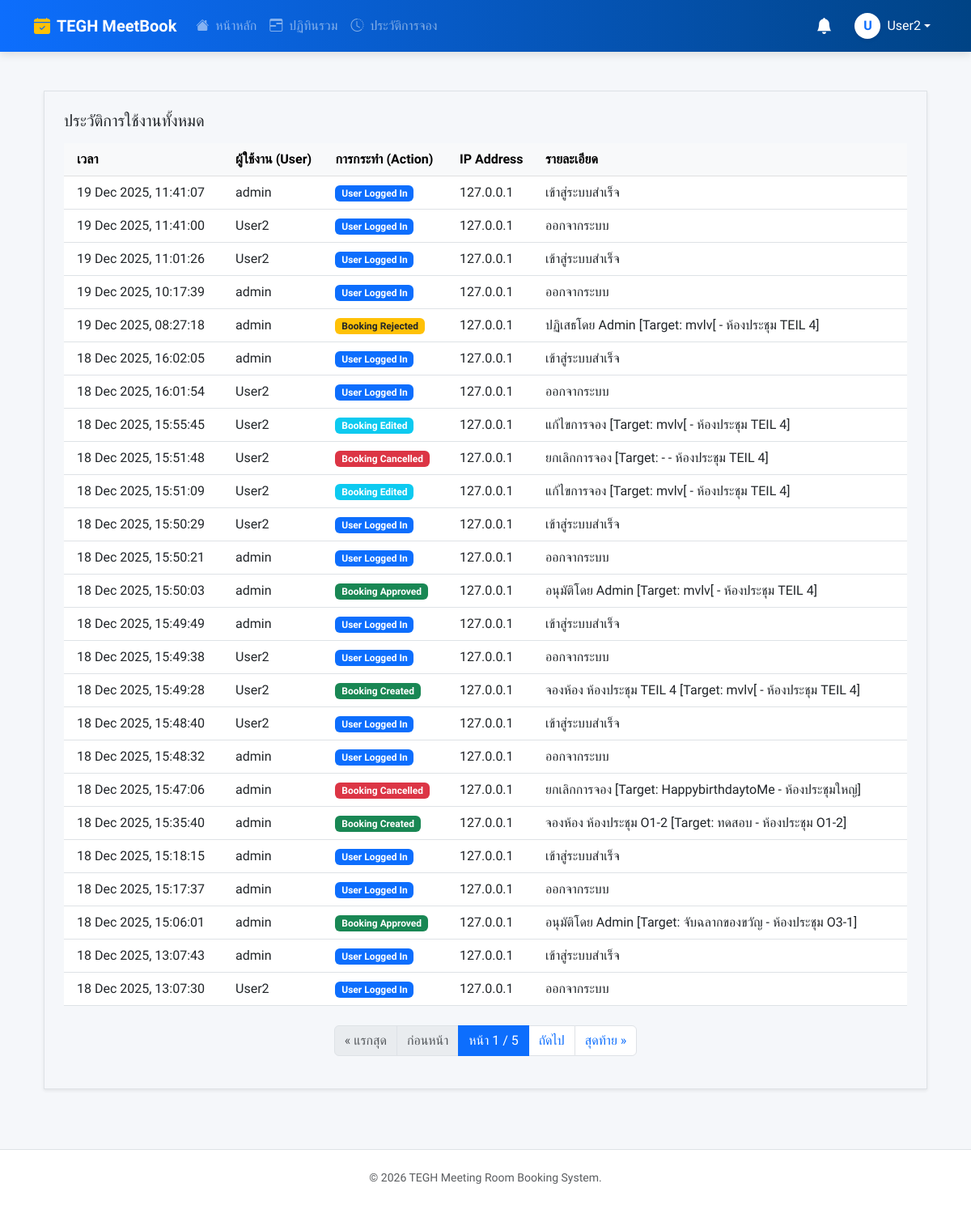
The page /audit-log/ (signed in) on the database as committed earlier.
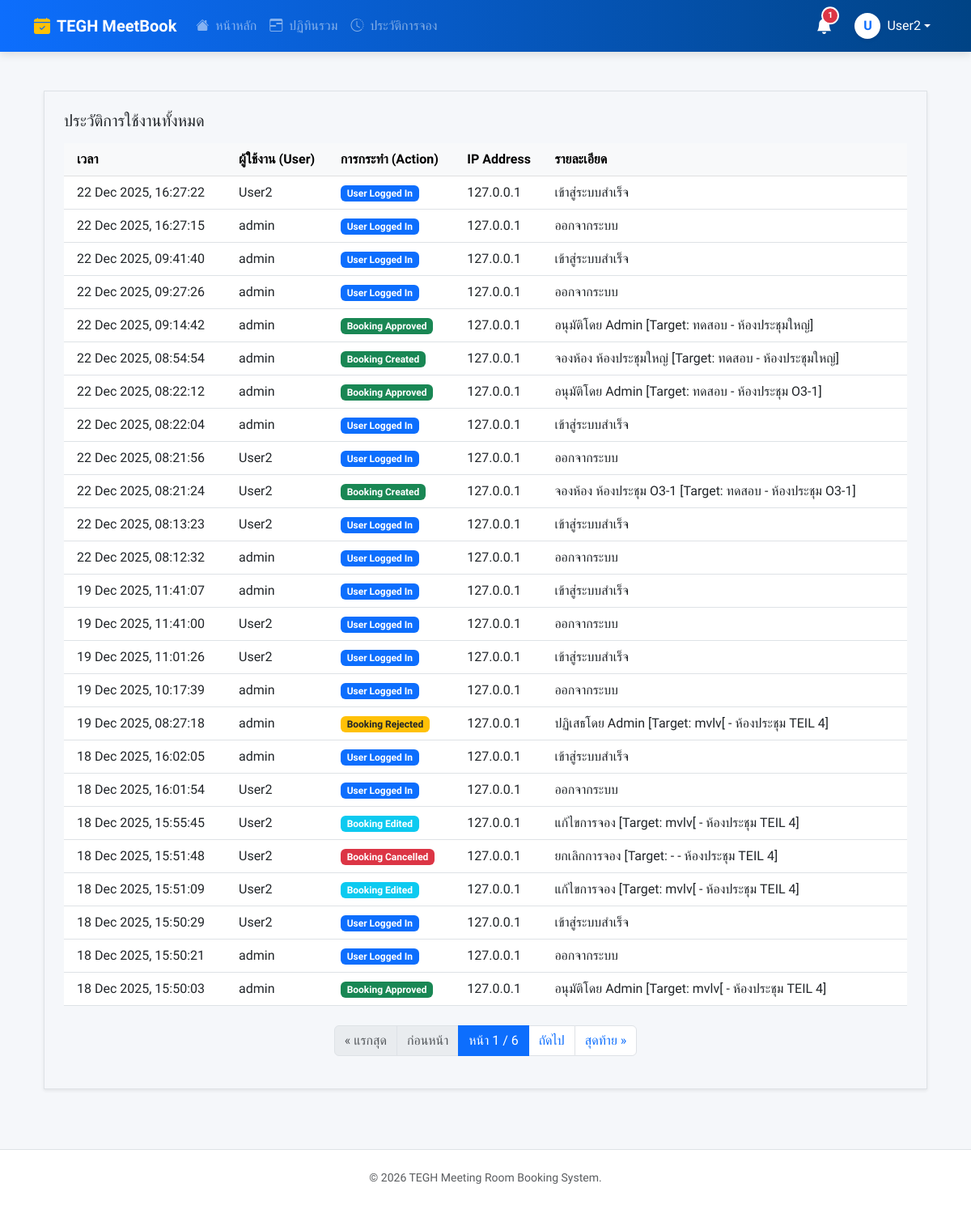
The same page on the database as committed later.
### booking/models.py (models this page shows, shortened)
class AuditLog(models.Model):
    ACTION_CHOICES = [
        ('LOGIN', 'User Logged In'),
        ('BOOKING_CREATED', 'Booking Created'),
        ('BOOKING_EDITED', 'Booking Edited'),
        ('BOOKING_CANCELLED', 'Booking Cancelled'),
        ('BOOKING_APPROVED', 'Booking Approved'),
        ('BOOKING_REJECTED', 'Booking Rejected'),
        ('OUTLOOK_SYNC', 'Outlook Synced'),
    ]
    user = models.ForeignKey(User, on_delete=models.SET_NULL, null=True, blank=True)
    action = models.CharField(max_length=20, choices=ACTION_CHOICES)
    timestamp = models.DateTimeField(auto_now_add=True)
    details = models.TextField(blank=True, null=True)
    ip_address = models.GenericIPAddressField(null=True, blank=True)
    class Meta:
        ordering = ['-timestamp']

### booking/views.py (the view)
# urls.py: path('audit-log/', views.audit_log_view, name='audit_log'),
@login_required
def audit_log_view(request):
    logs = AuditLog.objects.all().order_by('-timestamp')
    paginator = Paginator(logs, 25)
    page_obj = paginator.get_page(request.GET.get('page'))
    return render(request, 'pages/audit_log.html', {**get_base_context(request), 'page_obj': page_obj})

### booking/views.py (called while the page is built)
def is_admin(user):
    return user.is_authenticated and (user.is_superuser or user.is_staff or user.groups.filter(name='Admin').exists())

def is_approver_or_admin(user):
    return user.is_authenticated and (user.is_superuser or user.is_staff or user.groups.filter(name__in=['Approver', 'Admin']).exists())

### templates/pages/audit_log.html (shortened to what this page needs)
{% extends 'base.html' %}
{% load static %}
{% block content %}
<div class="container-fluid py-4">
    <div class="content-card shadow-sm border p-3 p-md-4">
        <h5 class="mb-3">ประวัติการใช้งานทั้งหมด</h5>
        <div class="table-responsive">
            <table class="table table-hover mb-0 align-middle">
                <thead class="table-light">
                    <tr>
                        <th scope="col" class="ps-3">เวลา</th>
                        <th scope="col">ผู้ใช้งาน (User)</th>
                        <th scope="col">การกระทำ (Action)</th>
                        <th scope="col">IP Address</th>
                        <th scope="col">รายละเอียด</th>
                    </tr>
                </thead>
                <tbody>
                    {% for log in page_obj %}
                    <tr>
                        <td class="ps-3">{{ log.timestamp|date:"d M Y, H:i:s" }}</td>
                        <td>
                            {% if log.user %}
                                {{ log.user.username }}
                            {% else %}
                                <span class="text-muted small">(N/A)</span>
                            {% endif %}
                        </td>
                        <td>
                            <span class="badge
                                {% if log.action == 'LOGIN' %}bg-primary
                                {% elif log.action == 'BOOKING_CREATED' %}bg-success
                                {% elif log.action == 'BOOKING_EDITED' %}bg-info
                                {% elif log.action == 'BOOKING_APPROVED' %}bg-success
                                {% elif log.action == 'BOOKING_REJECTED' %}bg-warning text-dark
                                {% elif log.action == 'BOOKING_CANCELLED' %}bg-danger
                                {% else %}bg-secondary{% endif %}">
                                {{ log.get_action_display }}
                            </span>
                        </td>
                        <td>{{ log.ip_address|default:"-" }}</td>
                        <td>{{ log.details|default:"-" }}</td>
                    </tr>
                    {% endfor %}
                </tbody>
            </table>
        </div>
        {% if page_obj.has_other_pages %}
            <nav aria-label="Page navigation" class="mt-4">
                <ul class="pagination justify-content-center">
                    {% if page_obj.has_previous %}
                        <li class="page-item"><a class="page-link" href="?page=1">&laquo; แรกสุด</a></li>
                        <li class="page-item"><a class="page-link" href="?page={{ page_obj.previous_page_number }}">ก่อนหน้า</a></li>
                    {% else %}
                        <li class="page-item disabled"><span class="page-link">&laquo; แรกสุด</span></li>
                        <li class="page-item disabled"><span class="page-link">ก่อนหน้า</span></li>
                    {% endif %}
                    <li class="page-item active" aria-current="page">
                        <span class="page-link">หน้า {{ page_obj.number }} / {{ page_obj.paginator.num_pages }}</span>
                    </li>
                    {% if page_obj.has_next %}
                        <li class="page-item"><a class="page-link" href="?page={{ page_obj.next_page_number }}">ถัดไป</a></li>
                        <li class="page-item"><a class="page-link" href="?page={{ page_obj.paginator.num_pages }}">สุดท้าย &raquo;</a></li>
                    {% else %}
                        <li class="page-item disabled"><span class="page-link">ถัดไป</span></li>
                        <li class="page-item disabled"><span class="page-link">สุดท้าย &raquo;</span></li>
                    {% endif %}
                </ul>
            </nav>
        {% endif %}
    </div>
</div>
{% endblock %}

### templates/base.html (shortened to what this page needs)
<!DOCTYPE html>
<html lang="th">
<head>
    <link href="https://cdn.jsdelivr.net/npm/bootstrap@5.3.0/dist/css/bootstrap.min.css" rel="stylesheet">
    <link rel="stylesheet" href="https://cdn.jsdelivr.net/npm/bootstrap-icons@1.11.0/font/bootstrap-icons.css">
    <link href="https://cdn.jsdelivr.net/npm/select2@4.1.0-rc.0/dist/css/select2.min.css" rel="stylesheet" />
    <link rel="stylesheet" href="https://cdn.jsdelivr.net/npm/select2-bootstrap-5-theme@1.3.0/dist/select2-bootstrap-5-theme.min.css" />
</head>
<body class="d-flex flex-column min-vh-100">
    <nav class="navbar navbar-expand-lg navbar-dark navbar-premium sticky-top">
        <div class="container">
            <a class="navbar-brand fw-bold d-flex align-items-center" href="{% url 'dashboard' %}">
                <i class="bi bi-calendar-check-fill me-2 text-warning"></i>
                TEGH MeetBook
            </a>
            <div class="collapse navbar-collapse" id="navbarNav">
                <ul class="navbar-nav me-auto">
                    {% for item in menu_items %}
                    <li class="nav-item">
                        <a class="nav-link {% if item.active %}active text-white{% else %}text-white-50{% endif %}" href="{% url item.url_name %}">
                            <i class="bi {{ item.icon }} me-1"></i> {{ item.label }}
                        </a>
                    </li>
                    {% endfor %}
                </ul>
                <ul class="navbar-nav align-items-center gap-1">
                    <li class="nav-item dropdown">
                        <a class="nav-link position-relative text-white" href="#" id="notificationDropdown" role="button" data-bs-toggle="dropdown" aria-expanded="false">
                            <i class="bi bi-bell-fill fs-5"></i>
                            {% if pending_count > 0 %}
                            <span class="badge rounded-pill bg-danger badge-notify" id="notificationBadge">
                                {{ pending_count }}
                            </span>
                            {% endif %}
                        </a>
                    </li>
                    {% if user.is_authenticated %}
                    <li class="nav-item dropdown ms-2">
                        <a class="nav-link dropdown-toggle text-white d-flex align-items-center" href="#" data-bs-toggle="dropdown">
                            <div class="bg-white text-primary rounded-circle d-flex align-items-center justify-content-center fw-bold me-2 shadow-sm" style="width: 32px; height: 32px;">
                                {{ user.username|make_list|first|upper }}
                            </div>
                            <span class="d-none d-lg-inline">{{ user.username }}</span>
                        </a>
                    </li>
                    {% else %}
                    <li class="nav-item"><a class="nav-link text-white fw-bold" href="{% url 'login' %}">เข้าสู่ระบบ</a></li>
                    {% endif %}
                </ul>
            </div>
        </div>
    </nav>
    <main class="main-wrapper mt-4">
        <div class="container">
            {% block content %}{% endblock %}
        </div>
    </main>
    <footer class="bg-white border-top py-4 mt-auto">
        <div class="container text-center text-muted small">
            <p class="mb-1">&copy; 2026 TEGH Meeting Room Booking System.</p>
        </div>
    </footer>
</body>
</html>

Rows that differ between the two databases and show on the page:
no longer on this page (row unchanged): AuditLog: timestamp "18 Dec 2025, 15:49:49", user.username "admin", action "User Logged In", ip_address "127.0.0.1", details "เข้าสู่ระบบสำเร็จ"
no longer on this page (row unchanged): AuditLog: timestamp "18 Dec 2025, 15:49:38", user.username "User2", action "User Logged In", ip_address "127.0.0.1", details "ออกจากระบบ"
no longer on this page (row unchanged): AuditLog: timestamp "18 Dec 2025, 15:49:28", user.username "User2", action "Booking Created", ip_address "127.0.0.1", details "จองห้อง ห้องประชุม TEIL 4 [Target: mvlv[ - ห้องประชุม TEIL 4]"
no longer on this page (row unchanged): AuditLog: timestamp "18 Dec 2025, 15:48:40", user.username "User2", action "User Logged In", ip_address "127.0.0.1", details "เข้าสู่ระบบสำเร็จ"
no longer on this page (row unchanged): AuditLog: timestamp "18 Dec 2025, 15:48:32", user.username "admin", action "User Logged In", ip_address "127.0.0.1", details "ออกจากระบบ"
no longer on this page (row unchanged): AuditLog: timestamp "18 Dec 2025, 15:47:06", user.username "admin", action "Booking Cancelled", ip_address "127.0.0.1", details "ยกเลิกการจอง [Target: HappybirthdaytoMe - ห้องประชุมใหญ่]"
no longer on this page (row unchanged): AuditLog: timestamp "18 Dec 2025, 15:35:40", user.username "admin", action "Booking Created", ip_address "127.0.0.1", details "จองห้อง ห้องประชุม O1-2 [Target: ทดสอบ - ห้องประชุม O1-2]"
no longer on this page (row unchanged): AuditLog: timestamp "18 Dec 2025, 15:18:15", user.username "admin", action "User Logged In", ip_address "127.0.0.1", details "เข้าสู่ระบบสำเร็จ"
no longer on this page (row unchanged): AuditLog: timestamp "18 Dec 2025, 15:17:37", user.username "admin", action "User Logged In", ip_address "127.0.0.1", details "ออกจากระบบ"
no longer on this page (row unchanged): AuditLog: timestamp "18 Dec 2025, 15:06:01", user.username "admin", action "Booking Approved", ip_address "127.0.0.1", details "อนุมัติโดย Admin [Target: จับฉลากของขวัญ - ห้องประชุม O3-1]"
no longer on this page (row unchanged): AuditLog: timestamp "18 Dec 2025, 13:07:43", user.username "admin", action "User Logged In", ip_address "127.0.0.1", details "เข้าสู่ระบบสำเร็จ"
no longer on this page (row unchanged): AuditLog: timestamp "18 Dec 2025, 13:07:30", user.username "User2", action "User Logged In", ip_address "127.0.0.1", details "ออกจากระบบ"
added AuditLog: timestamp "22 Dec 2025, 16:27:22", user.username "User2", action "User Logged In", ip_address "127.0.0.1", details "เข้าสู่ระบบสำเร็จ"
added AuditLog: timestamp "22 Dec 2025, 16:27:15", user.username "admin", action "User Logged In", ip_address "127.0.0.1", details "ออกจากระบบ"
added AuditLog: timestamp "22 Dec 2025, 09:41:40", user.username "admin", action "User Logged In", ip_address "127.0.0.1", details "เข้าสู่ระบบสำเร็จ"
added AuditLog: timestamp "22 Dec 2025, 09:27:26", user.username "admin", action "User Logged In", ip_address "127.0.0.1", details "ออกจากระบบ"
added AuditLog: timestamp "22 Dec 2025, 09:14:42", user.username "admin", action "Booking Approved", ip_address "127.0.0.1", details "อนุมัติโดย Admin [Target: ทดสอบ - ห้องประชุมใหญ่]"
added AuditLog: timestamp "22 Dec 2025, 08:54:54", user.username "admin", action "Booking Created", ip_address "127.0.0.1", details "จองห้อง ห้องประชุมใหญ่ [Target: ทดสอบ - ห้องประชุมใหญ่]"
added AuditLog: timestamp "22 Dec 2025, 08:22:12", user.username "admin", action "Booking Approved", ip_address "127.0.0.1", details "อนุมัติโดย Admin [Target: ทดสอบ - ห้องประชุม O3-1]"
added AuditLog: timestamp "22 Dec 2025, 08:22:04", user.username "admin", action "User Logged In", ip_address "127.0.0.1", details "เข้าสู่ระบบสำเร็จ"
added AuditLog: timestamp "22 Dec 2025, 08:21:56", user.username "User2", action "User Logged In", ip_address "127.0.0.1", details "ออกจากระบบ"
added AuditLog: timestamp "22 Dec 2025, 08:21:24", user.username "User2", action "Booking Created", ip_address "127.0.0.1", details "จองห้อง ห้องประชุม O3-1 [Target: ทดสอบ - ห้องประชุม O3-1]"
added AuditLog: timestamp "22 Dec 2025, 08:13:23", user.username "User2", action "User Logged In", ip_address "127.0.0.1", details "เข้าสู่ระบบสำเร็จ"
added AuditLog: timestamp "22 Dec 2025, 08:12:32", user.username "admin", action "User Logged In", ip_address "127.0.0.1", details "ออกจากระบบ"
Other text that changed with them:
{{ pending_count }}: (not shown) → "1"
{{ page_obj.paginator.num_pages }}: "5" → "6"
